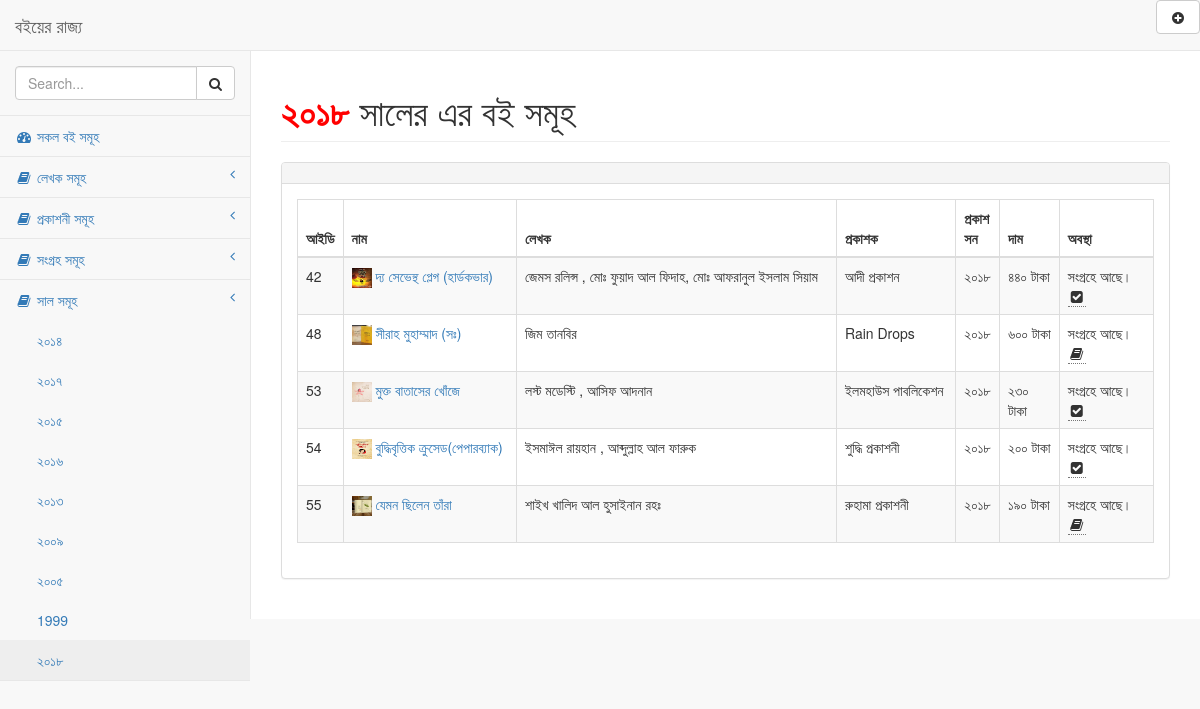
Before: /year.php?year=২০১৮ with the older database file.
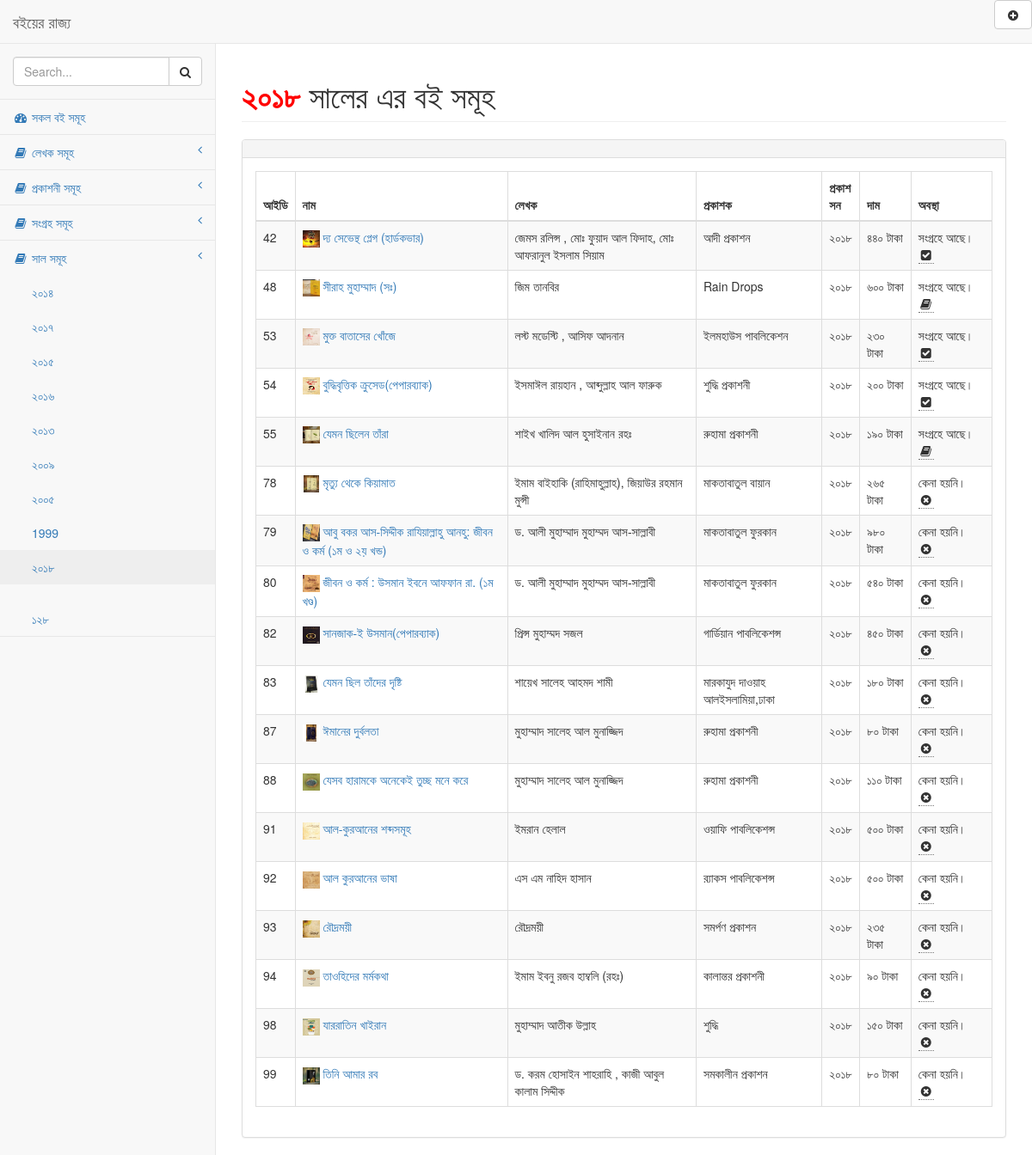
After: the same page with the newer database file.
### tables this page shows
CREATE TABLE `tbl_books` (
  `id` int(11) NOT NULL,
  `name` varchar(200) NOT NULL,
  `author` varchar(200) NOT NULL,
  `page` varchar(100) NOT NULL,
  `publisher` varchar(200) NOT NULL,
  `preview` varchar(300) NOT NULL,
  `year` varchar(4) NOT NULL,
  `price` varchar(4) NOT NULL,
  `discount` varchar(5) NOT NULL,
  `status` tinyint(4) NOT NULL DEFAULT 0,
  `process` tinyint(4) NOT NULL DEFAULT 0,
  `review` text NOT NULL,
  `tags` varchar(300) NOT NULL
);

### year.php (the view, shortened to what this page needs)
<?php include "./inc/header.php"; ?>
<?php
if(!isset($_GET['year']) || $_GET['year'] == null){
	header("Location: index.php");
} else { ?>
<div id="page-wrapper">
    <div class="row">
        <div class="col-lg-12">
            <h1 class="page-header"><?php echo "<b style='color:red;'>".$_GET['year']."</b>"; ?> সালের এর বই সমূহ</h1>
    </div>
</div>
<div class="row">
    <div class="col-lg-12">
        <div class="panel panel-default">
            <div class="panel-heading">
            </div>
            <div class="panel-body">
                <table width="100%" class="table table-striped table-bordered table-hover" id="dataTables-example">
                    <thead>
                        <tr>
                            <th width="5%">
                                <b>আইডি</b>
                            </th>
                            <th>
                                <b>নাম</b>
                            </th>
                            <th>
                                <b>লেখক</b>
                            </th>
                            <th>
                                <b>প্রকাশক</b>
                            </th>
                            <th width="5%">
                                <b>প্রকাশ সন</b>
                            </th>
                            <th>
                                <b>দাম</b>
                            </th>
                            <th>
                                <b>অবস্থা</b>
                            </th>
                        </tr>
                    </thead>
                    <tbody>
                        <?php
                            try {
                                $dbh = new PDO("mysql:dbname=db_ibooks;host=localhost", "root", "root");
                                $dbh->setAttribute(PDO::ATTR_ERRMODE, PDO::ERRMODE_EXCEPTION);
                                $dbh->exec("SET CHARACTER SET utf8");
                                $dbh->pdo = $dbh;
                            } catch (PDOException $e) {
                                echo 'Connection failed: ' . $e->getMessage();
                            }
                            $table = "tbl_books";
                            $year = $_GET['year'];
                            $query = "SELECT * FROM `".$table."` WHERE `year` LIKE '%{$year}%'";
                            $stmt = $dbh->prepare($query);
                            $stmt->execute();
                            if ($stmt->rowCount() > 0) {
                                $result = $stmt->fetchAll();
                                    foreach( $result as $data ) {
                        ?>
                        <?php
                            $oddeven = $data['id'];
                            if($oddeven%2 == 0){
                                $class = "odd gradeX";
                            } else {
                                $class = "even gradeC";
                            }
                        ?>
                                <tr class="<?php echo $class; ?>">
                                    <td width="05%">
                                        <?php echo $data['id']; ?>
                                    </td>
                                    <td>
                                        <a href="book_details.php?id=<?php echo $data['id']; ?>"><img src="covers/<?php echo $data['preview']; ?>" alt="" height="20px" width="20px">
                                            <?php echo $data['name']; ?>
                                        </a>
                                    </td>
                                    <td>
                                        <?php echo $data['author']; ?>
                                    </td>
                                    <td>
                                        <?php echo $data['publisher']; ?>
                                    </td>
                                    <td width="5%">
                                            <?php echo $data['year']; ?>
                                    </td>
                                    <td width="7%">
                                        <?php echo $data['price']; ?> টাকা
                                    </td>
                                    <td width="11%">
                                        <?php
                                            $status = $data['status'];
                                            if($status == 1){
                                            $status = "সংগ্রহে আছে।";
                                            } else {
                                                $status = "কেনা হয়নি।";
                                            }
                                        ?>
                                        <?php echo $status; ?>
                                        <?php
                                            $process = $data['process'];
                                            if($process == 0){
                                                echo '<span><abbr title="পড়তে চাই না।"><i class="fa fa-times-circle fa-fw"></i></abbr></span>';
                                            } elseif($process == 1){
                                                echo '<span><abbr title="পড়বো ইনশাল্লাহ।"><i class="fa fa-book fa-fw"></i></abbr></span>';
                                            } elseif($process == 3){
                                                echo '<span><abbr title="আলহামদুলিল্লাহ, পড়া হয়েছে।"><i class="fa fa-check-square fa-fw"></i></abbr></span>';
                                            } elseif($process == 2) {
                                                echo '<span><abbr title="আলহামদুলিল্লাহ, পড়তেছি।"><i class="fa fa-spinner fa-fw"></i></abbr></span>';
                                            } else {
                                                echo "";
                                            }
                                            ?>
                                    </td>
                                </tr>
                                <?php
                                    }
                                } ?>
                    </tbody>
                </table>
            </div>
        </div>
    </div>
</div>
</div>
<?php }
?>
<?php include "./inc/footer.php"; ?>

### inc/header.php (shortened to what this page needs)
<!DOCTYPE html>
<html lang="en">
<head>
    <link href="./vendor/bootstrap/css/bootstrap.min.css" rel="stylesheet">
    <link href="./vendor/metisMenu/metisMenu.min.css" rel="stylesheet">
    <link href="./vendor/datatables-plugins/dataTables.bootstrap.css" rel="stylesheet">
    <link href="./vendor/datatables-responsive/dataTables.responsive.css" rel="stylesheet">
    <link href="./dist/css/sb-admin-2.css" rel="stylesheet">
    <link href="./vendor/font-awesome/css/font-awesome.min.css" rel="stylesheet" type="text/css">
</head>
<body>
    <div id="wrapper">
        <nav class="navbar navbar-default navbar-static-top" role="navigation" style="margin-bottom: 0">
            <div class="navbar-header">
                <a class="navbar-brand" href="index.php">বইয়ের রাজ্য</a>
            </div>
            <?php include "navbar.php"; ?>
            <?php  include "sidebar.php"; ?>
        </nav>

### inc/navbar.php
<ul class="nav navbar-top-links navbar-right">
    <a href="addbook.php" class="btn btn-default">
        <i class="fa fa-plus-circle fa-fw"></i>
    </a>
</ul>

### inc/sidebar.php (shortened to what this page needs)
<div class="navbar-default sidebar" role="navigation" style="margin-left: -250px; left: 250px; width: 250px;position: fixed;height: 100%;overflow-y: scroll;z-index: 1000;transition: all 0.4s ease 0s;">
    <div class="sidebar-nav navbar-collapse">
        <ul class="nav" id="side-menu">
            <li class="sidebar-search">
                <div class="input-group custom-search-form">
                    <input type="text" class="form-control" placeholder="Search...">
                    <span class="input-group-btn">
                    <button class="btn btn-default" type="button">
                        <i class="fa fa-search"></i>
                    </button>
                </span>
                </div>
            </li>
            <li>
                <a href="index.php"><i class="fa fa-dashboard fa-fw"></i> সকল বই সমূহ</a>
            </li>
            <li>
                <a href="#"><i class="fa fa-book fa-fw"></i> লেখক সমূহ<span class="fa arrow"></span></a>
            </li>
            <li>
                <a href="#"><i class="fa fa-book fa-fw"></i> প্রকাশনী সমূহ<span class="fa arrow"></span></a>
            </li>
            <li>
                <a href="#"><i class="fa fa-book fa-fw"></i> সংগ্রহ সমূহ<span class="fa arrow"></span></a>
            </li>
            <li>
                <a href="#"><i class="fa fa-book fa-fw"></i> সাল সমূহ<span class="fa arrow"></span></a>
                <ul class="nav nav-second-level">
                    <?php include_once "yearlist.php"; ?>
                </ul>
            </li>
        </ul>
    </div>
</div>

### inc/yearlist.php (shortened to what this page needs)
<?php
$con = mysqli_connect("localhost","root","root","db_ibooks");
mysqli_set_charset($con,"utf8");
$query = "SELECT DISTINCT `year` FROM `tbl_books`";
$result = mysqli_query($con, $query);
while($row = mysqli_fetch_assoc($result)){
    $year = $row['year'];
    echo '<li><a href="year.php?year='.$year.'">'.$year.'</a></li>';
}
?>

### inc/footer.php (shortened to what this page needs)
</div>
</body>
</html>

Changed rows visible on the page:
added tbl_books: id "78", preview (picture), name "মৃত্যু থেকে কিয়ামাত", author "ইমাম বাইহাকি (রাহিমাহুল্লাহ), জিয়াউর রহমান মুন্সী", publisher "মাকতাবাতুল বায়ান", year "২০১৮", price "২৬৫", status "কেনা হয়নি।", process 0 (drawn)
added tbl_books: id "79", preview (picture), name "আবু বকর আস-সিদ্দীক রাযিয়াল্লাহু আনহু: জীবন ও কর্ম (১ম ও ২য় খন্ড)", author "ড. আলী মুহাম্মাদ মুহাম্মদ আস-সাল্লাবী", publisher "মাকতাবাতুল ফুরকান", year "২০১৮", price "৯৮০", status "কেনা হয়নি।", process 0 (drawn)
added tbl_books: id "80", preview (picture), name "জীবন ও কর্ম : উসমান ইবনে আফফান রা. (১ম খণ্ড)", author "ড. আলী মুহাম্মাদ মুহাম্মদ আস-সাল্লাবী", publisher "মাকতাবাতুল ফুরকান", year "২০১৮", price "৫৪০", status "কেনা হয়নি।", process 0 (drawn)
added tbl_books: id "82", preview (picture), name "সানজাক-ই উসমান(পেপারব্যাক)", author "প্রিন্স মুহাম্মদ সজল", publisher "গার্ডিয়ান পাবলিকেশন্স", year "২০১৮", price "৪৫০", status "কেনা হয়নি।", process 0 (drawn)
added tbl_books: id "83", preview (picture), name "যেমন ছিল তাঁদের দৃষ্টি", author "শায়েখ সালেহ আহমদ শামী", publisher "মারকাযুদ দাওয়াহ আলইসলামিয়া,ঢাকা", year "২০১৮", price "১৮০", status "কেনা হয়নি।", process 0 (drawn)
added tbl_books: id "87", preview (picture), name "ঈমানের দুর্বলতা", author "মুহাম্মাদ সালেহ আল মুনাজ্জিদ", publisher "রুহামা প্রকাশনী", year "২০১৮", price "৮০", status "কেনা হয়নি।", process 0 (drawn)
added tbl_books: id "88", preview (picture), name "যেসব হারামকে অনেকেই তুচ্ছ মনে করে", author "মুহাম্মাদ সালেহ আল মুনাজ্জিদ", publisher "রুহামা প্রকাশনী", year "২০১৮", price "১১০", status "কেনা হয়নি।", process 0 (drawn)
added tbl_books: id "91", preview (picture), name "আল-কুরআনের শব্দসমূহ", author "ইমরান হেলাল", publisher "ওয়াফি পাবলিকেশন্স", year "২০১৮", price "৫০০", status "কেনা হয়নি।", process 0 (drawn)
added tbl_books: id "92", preview (picture), name "আল কুরআনের ভাষা", author "এস এম নাহিদ হাসান", publisher "র‍্যাকস পাবলিকেশন্স", year "২০১৮", price "৫০০", status "কেনা হয়নি।", process 0 (drawn)
added tbl_books: id "93", preview (picture), name "রৌদ্রময়ী", author "রৌদ্রময়ী", publisher "সমর্পণ প্রকাশন", year "২০১৮", price "২৩৫", status "কেনা হয়নি।", process 0 (drawn)
added tbl_books: id "94", preview (picture), name "তাওহিদের মর্মকথা", author "ইমাম ইবনু রজব হাম্বলি (রহঃ)", publisher "কালান্তর প্রকাশনী", year "২০১৮", price "৯০", status "কেনা হয়নি।", process 0 (drawn)
added tbl_books: id "98", preview (picture), name "যাররাতিন খাইরান", author "মুহাম্মাদ আতীক উল্লাহ", publisher "শুদ্ধি", year "২০১৮", price "১৫০", status "কেনা হয়নি।", process 0 (drawn)
added tbl_books: id "99", preview (picture), name "তিনি আমার রব", author "ড. করম হোসাইন শাহরাহি , কাজী আবুল কালাম সিদ্দীক", publisher "সমকালীন প্রকাশন", year "২০১৮", price "৮০", status "কেনা হয়নি।", process 0 (drawn)
Other visible differences:
new list line: "১২৮"
